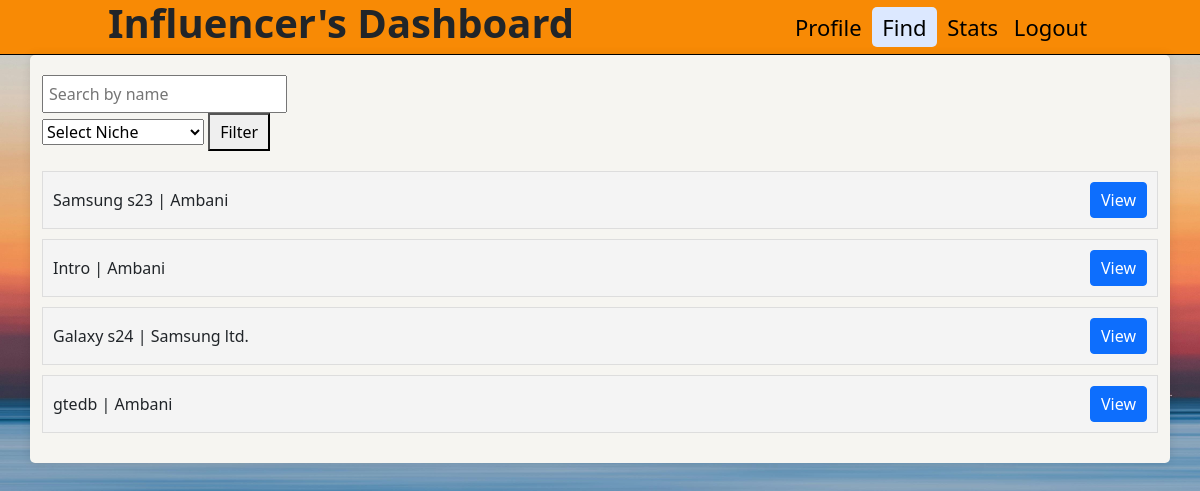
Screenshot of /influencersearch (signed in) with the database file from the repository.
### backend/models.py (models this page shows)
class Campaign_Info(db.Model):
    __tablename__="campaign_info"
    id=db.Column(db.Integer,primary_key=True)
    name=db.Column(db.String,nullable=False)
    description=db.Column(db.String,nullable=False)
    start_date=db.Column(db.String,nullable=False)
    end_date=db.Column(db.String,nullable=False)
    budget=db.Column(db.String,nullable=False)
    visibility=db.Column(db.String,nullable=False,default="private")
    goals=db.Column(db.String,nullable=False)
    niche=db.Column(db.String,nullable=False,default="Not specific")
    sponsor_id=db.Column(db.Integer,db.ForeignKey("sponsor_info.id"),nullable=False)
    adrequest_info=db.relationship("Adrequest_Info",backref="campaign_info")
    flagged=db.Column(db.String,nullable=False,default="NO")

class Sponsor_Info(db.Model):
      __tablename__="sponsor_info"
      id=db.Column(db.Integer,primary_key=True)
      user_name=db.Column(db.String,unique=True,nullable=False)
      password=db.Column(db.String,nullable=False)
      name=db.Column(db.String,nullable=False)
      industry=db.Column(db.String,nullable=False)
      campaign_info=db.relationship("Campaign_Info",backref="sponsor_info")
      flagged=db.Column(db.String,nullable=False,default="NO")

### backend/controllers.py (the view)
@app.route("/influencersearch", methods=["GET", "POST"])
def influencersearch():
    if 'influencer' not in session:
        return redirect(url_for('userlogin'))
    searchbyname = request.args.get('searchbyname', '')
    niche = request.args.get('niche', '')
    notflagged_campaigns_query = Campaign_Info.query.filter_by(flagged="NO",visibility="public")
    if searchbyname:
        notflagged_campaigns_query = notflagged_campaigns_query.filter(Campaign_Info.name.ilike(f"%{searchbyname}%"))
    if niche:
        notflagged_campaigns_query = notflagged_campaigns_query.filter(Campaign_Info.niche == niche)
    notflagged_campaigns = notflagged_campaigns_query.all()
    Active_list = {
        f"campaign_{campaign.id}": [
            "campaign",
            campaign.name,
            campaign.sponsor_info.name,
            campaign.description,
            campaign.start_date,
            campaign.end_date,
            campaign.budget,
            campaign.goals,
            campaign.niche
        ]
        for campaign in notflagged_campaigns
    }
    success_message = request.args.get('success_message')
    return render_template("influencersearch.html", List=Active_list, success_message=success_message)

### templates/influencersearch.html (shortened to what this page needs)
<!DOCTYPE html>
<html lang="en">
<head>
    <link rel="stylesheet" href="/static/style.css">
    <link href="https://cdn.jsdelivr.net/npm/bootstrap@5.0.2/dist/css/bootstrap.min.css" rel="stylesheet">
</head>
<body class="bfd5">
    <header>
        <nav class="navigation">
            <h1 id="admindash"><b>Influencer's Dashboard</b></h1>
            <div id="admin_button">
                <a href="/influencerdashboard" class="bt">Profile</a>
                <a href="/influencersearch" id="active" class="bt">Find</a>
                <a href="/influencerstats" class="bt">Stats</a>
                <a href="/userlogin" class="bt">Logout</a>
            </div>
        </nav>
    </header>
    <div class="container">
        <div class="search-filter">
            <form method="GET" action="/influencersearch" id="search-form">
                <input type="text" placeholder="Search by name" name="searchbyname" >
                <select name="niche">
                    <option value="">Select Niche</option>
                </select>
                <button type="submit">Filter</button>
            </form>
        </div>
    {% if List %}
        {% for key, values in List.items() %}
             <div class="item">
                 <div>{{ values[1] }} | {{ values[2] }}</div>
                 <div>
                     <button type="button" class="btn btn-primary" data-bs-toggle="modal" data-bs-target="#Modal{{ key }}">View</button>
                 </div>
             </div>
        {% endfor %}
    {% else %}
         <h5>No data to show</h5>
    {% endif %}
 </div>
 </body>
 </html>

### static/style.css (style rules this page uses)
* { margin: 0; padding: 0; }
.bt { text-decoration: none; padding: 5px; color: black; }
.bfd5 { background-image:url(/static/img/img-searchi.jpg); background-repeat: no-repeat; background-size: cover; background-position: center; }
#active { background-color: #dce8ff; padding: 5px 10px; border-radius: 5px; }
.navigation { display: flex; background-color: rgb(248, 138, 5); height: 55px;; justify-content: space-around; align-items: center; border-bottom: 1px solid black; }
#admin_button { font-size: 22px; }
.search-filter { display: flex; justify-content: end; margin-bottom: 20px; width: 25%; }
.search-filter input[type="text"] { padding: 5px; font-size: 16px; margin-right: 10px; flex-grow: 1; }
.search-filter button { padding: 5px 10px; font-size: 16px; cursor: pointer; }
.item { display: flex; justify-content: space-between; align-items: center; background-color: #f4f4f4; padding: 10px; border: 1px solid #ddd; margin-bottom: 10px; }
.item div { display: flex; align-items: center; }
.item button { padding: 5px 10px; margin-left: 10px; cursor: pointer; }
.container { display: inline-flexbox; background-color: #f6f5f1; border-radius: 5px; padding: 20px; box-shadow: 0 0 10px rgba(0, 0, 0, 0.1); }

### templates/influencersearch.html (style rules this page uses)
body,html { height: 100%; }

### rows the page displays
Campaign_Info: name "Samsung s23"
Sponsor_Info: name "Ambani" "Ambani" "Ambani"
Campaign_Info: name "Intro"
Campaign_Info: name "Galaxy s24"
Sponsor_Info: name "Samsung ltd."
Campaign_Info: name "gtedb"
